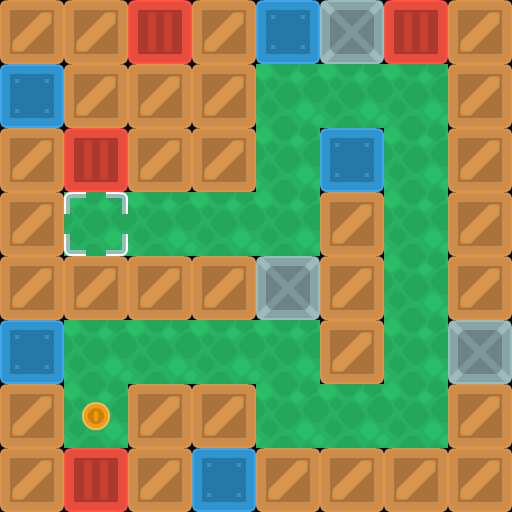

A level layout from a 2D game, rendered from its tile map. Below: a short description, then the map file with its tile-grid data intact:
An orthogonal 8x8 tile map with 64x64 px tiles, 3 tile layers (background, walls, objects).

<map version="1.10" tiledversion="1.11.2" orientation="orthogonal" renderorder="right-down" width="8" height="8" tilewidth="64" tileheight="64" infinite="0" nextlayerid="5" nextobjectid="1">
 <editorsettings>
  <export target="map1.csv" format="csv" />
 </editorsettings>
 <properties>
  <property name="character_bottom" value="[[0, 5], [1, 5], [2, 5]]" />
  <property name="character_left" value="[[3, 7], [4, 7], [5, 7]]" />
  <property name="character_right" value="[[0, 7], [1, 7], [2, 7]]" />
  <property name="character_top" value="[[3, 5], [4, 5], [5, 5]]" />
 </properties>
 <tileset firstgid="1" source="sokoban_tilesheet.tsx" />
 <layer id="4" name="background" width="8" height="8">
  <data encoding="csv">
0,0,0,0,0,0,0,0,
0,0,0,0,89,89,89,0,
0,0,0,0,89,0,89,0,
0,89,89,89,89,0,89,0,
0,0,0,0,0,0,89,0,
0,89,89,89,89,0,89,0,
0,89,0,0,89,89,89,0,
0,0,0,0,0,0,0,0
</data>
 </layer>
 <layer id="1" name="walls" width="8" height="8">
  <data encoding="csv">
2,2,3,2,4,6,3,2,
4,2,2,2,0,0,0,2,
2,3,2,2,0,4,0,2,
2,0,0,0,0,2,0,2,
2,2,2,2,6,2,0,2,
4,0,0,0,0,2,0,6,
2,0,2,2,0,0,0,2,
2,3,2,4,2,2,2,2
</data>
 </layer>
 <layer id="3" name="objects" width="8" height="8">
  <data encoding="csv">
0,0,0,0,0,0,0,0,
0,0,0,0,0,0,0,0,
0,0,0,0,0,0,0,0,
0,40,0,0,0,0,0,0,
0,0,0,0,0,0,0,0,
0,0,0,0,0,0,0,0,
0,75,0,0,0,0,0,0,
0,0,0,0,0,0,0,0
</data>
 </layer>
</map>
